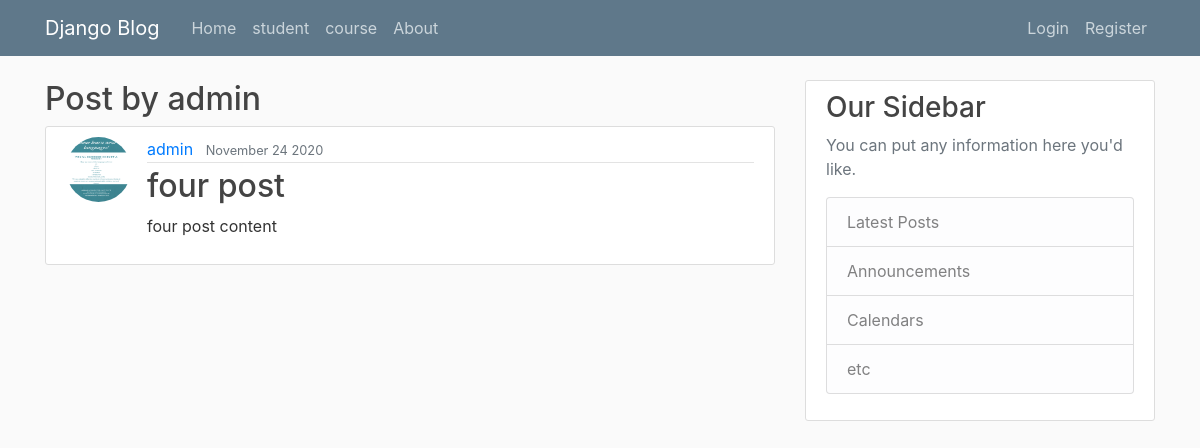
The page /blog/post/admin on the database as committed earlier.
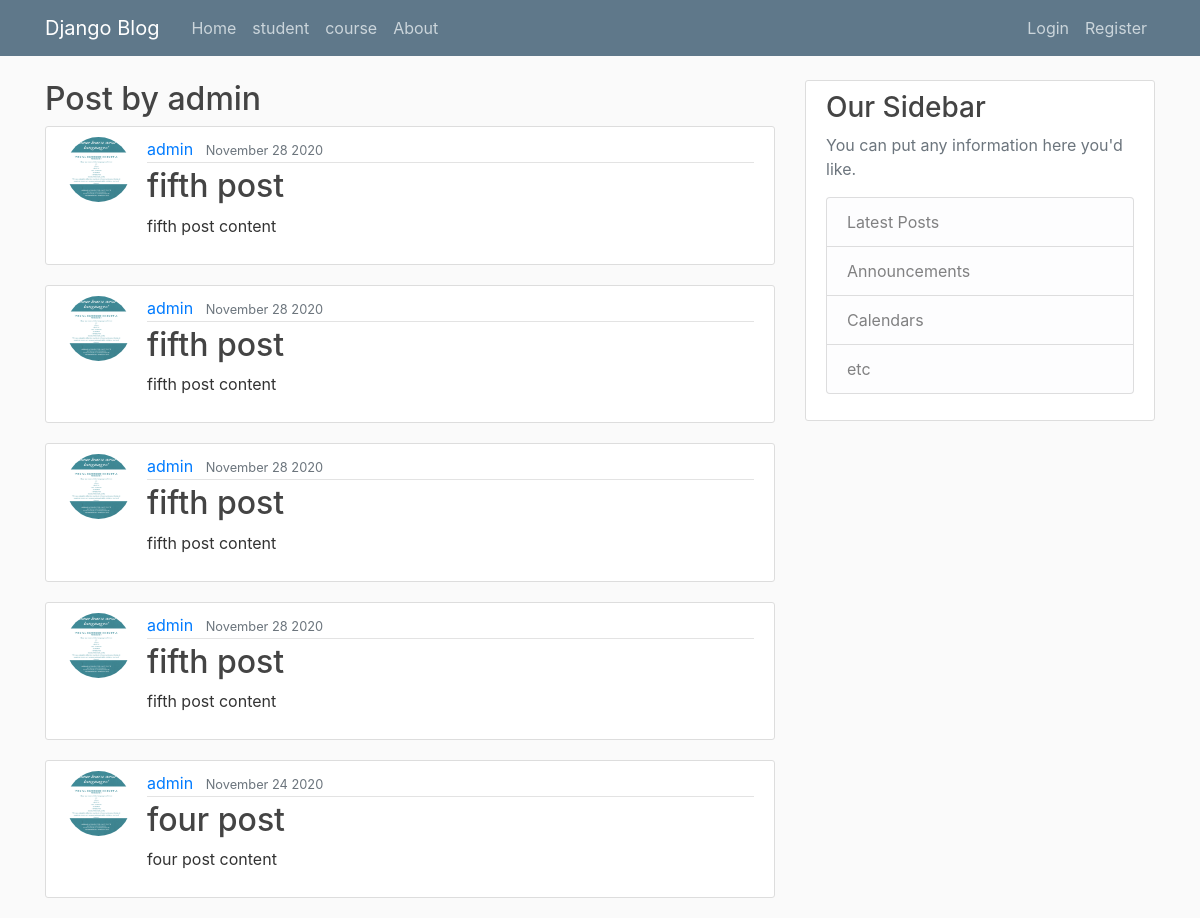
The same page on the database as committed later.
### blog/models.py (models this page shows, shortened)
class post(models.Model):
    title=models.CharField(max_length=64)
    content=models.TextField()
    date_posted=models.DateTimeField(default=timezone.now)
    author=models.ForeignKey(User,on_delete=models.CASCADE)

### users/models.py (models this page shows, shortened)
class profile(models.Model):
    user=models.OneToOneField(User,on_delete=models.CASCADE,related_name="profile")
    image=models.ImageField(default='default.jpg',upload_to='profile_pic')

### blog/views.py (the view)
# urls.py: path("post/<str:username>", UserPostListView.as_view(), name="user-post"),
class UserPostListView(ListView):
    model = post
    template_name = 'blog/user_post.html'
    context_object_name = 'posts'
    ordering = ['-date_posted']
    paginate_by = 5
    def get_queryset(self):
        user=get_object_or_404(User,username=self.kwargs.get('username'))
        return post.objects.filter(author=user).order_by('-date_posted')

### blog/templates/blog/user_post.html (shortened to what this page needs)
{% extends "blog/layout.html" %}
{% block content %}
    <h2> Post by {{ view.kwargs.username }}</h2>
    {% for post in posts %}
      <article class="media content-section">
       <img class="rounded-circle article-img" src="{{ post.author.profile.image.url }}" alt="">
       <div class="media-body">
        <div class="article-metadata">
          <a class="mr-2" href="#">{{ post.author }}</a>
          <small class="text-muted">{{ post.date_posted |date:"F d Y" }}</small>
        </div>
        <h2><a class="article-title" href="{% url 'post-detail' post.id %}">{{ post.title }}</a></h2>
        <p class="article-content">{{ post.content }}</p>
      </div>
    </article>
    {% endfor %}
{% endblock %}

### blog/templates/blog/layout.html (shortened to what this page needs)
{% load static %}
<!DOCTYPE html>
<html lang="en">
<head>
    <link rel="stylesheet" href="https://cdn.jsdelivr.net/npm/bootstrap@4.5.3/dist/css/bootstrap.min.css">
    <link rel="stylesheet" href="{% static 'main.css' %}">
</head>
<body>
     {% block navbar %}
      <header class="site-header">
      <nav class="navbar navbar-expand-md navbar-dark bg-steel fixed-top">
        <div class="container">
          <a class="navbar-brand mr-4" href="/">Django Blog</a>
          <div class="collapse navbar-collapse" id="navbarToggle">
            <div class="navbar-nav mr-auto">
              <a class="nav-item nav-link" href="{% url 'blog-home' %}">Home</a>
              <a class="nav-item nav-link" href="{% url 'blog-home' %}">student</a>
              <a class="nav-item nav-link" href="{% url 'blog-home' %}">course</a>
              <a class="nav-item nav-link" href="{% url 'blog-about' %}">About</a>
            </div>
            <div class="navbar-nav">
              {% if user.is_authenticated %}
                <a class="nav-item nav-link" href="{% url 'post-create' %}">New Post</a>
                <a class="nav-item nav-link" href="{% url 'profile' %}">Profile</a>
                <a class="nav-item nav-link" href="{% url 'logout' %}">Logout</a>
              {% else  %}
                    <a class="nav-item nav-link" href="{% url 'login' %}">Login</a>
                    <a class="nav-item nav-link" href="{% url 'register' %}">Register</a>
              {% endif %}
            </div>
          </div>
        </div>
      </nav>
    </header>
    {% endblock %}
   <main role="main" class="container">
      <div class="row">
        <div class="col-md-8">
            {% block content %}{% endblock %}
        </div>
        <div class="col-md-4">
          <div class="content-section">
            <h3>Our Sidebar</h3>
            <p class='text-muted'>You can put any information here you'd like.
              <ul class="list-group">
                <li class="list-group-item list-group-item-light">Latest Posts</li>
                <li class="list-group-item list-group-item-light">Announcements</li>
                <li class="list-group-item list-group-item-light">Calendars</li>
                <li class="list-group-item list-group-item-light">etc</li>
              </ul>
            </p>
          </div>
        </div>
      </div>
    </main>
</body>
</html>

### blog/static/main.css (style rules this page uses)
body { background: #fafafa; color: #333333; margin-top: 5rem; }
h1, h2, h3, h4, h5, h6 { color: #444444; }
ul { margin: 0; }
.bg-steel { background-color: #5f788a; }
.site-header .navbar-nav .nav-link { color: #cbd5db; }
.content-section { background: #ffffff; padding: 10px 20px; border: 1px solid #dddddd; border-radius: 3px; margin-bottom: 20px; }
.article-title { color: #444444; }
.article-content { white-space: pre-line; }
.article-img { height: 65px; width: 65px; margin-right: 16px; }
.article-metadata { padding-bottom: 1px; margin-bottom: 4px; border-bottom: 1px solid #e3e3e3 }

Rows that differ between the two databases and show on the page:
added post: author.profile.image (picture), author "admin", date_posted "November 28 2020", title "fifth post", content "fifth post content"
added post: author.profile.image (picture), author "admin", date_posted "November 28 2020", title "fifth post", content "fifth post content"
added post: author.profile.image (picture), author "admin", date_posted "November 28 2020", title "fifth post", content "fifth post content"
added post: author.profile.image (picture), author "admin", date_posted "November 28 2020", title "fifth post", content "fifth post content"
